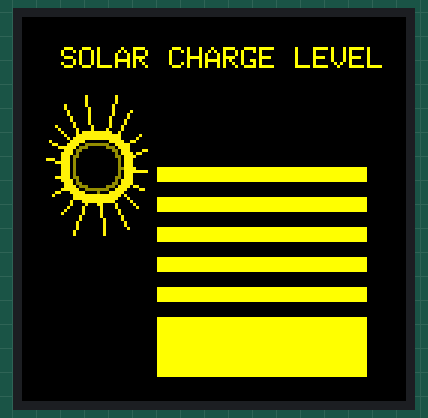
This sketch was run on a simulated Arduino Uno, built with avr-gcc and run on an emulated ATmega328P. On the bench: 128×128 colour display.

Above: at 0.7 s.
At 2.7 s:
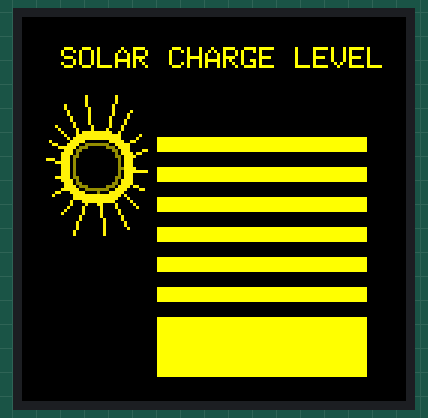

The sketch:

sketchDisplay.ino
```cpp
// we replicated the display that wall e had in the original movie

#include <SPI.h>
#include <Adafruit_GFX.h>
#include <TFT_ILI9163C.h>
#include <stdio.h>
// Color definitions
#define BLACK   0x0000
#define BLUE    0x001F
#define RED     0xF800
#define GREEN   0x07E0
#define CYAN    0x07FF
#define MAGENTA 0xF81F
#define YELLOW  0xFFE0
#define YELLOW2 0xFF81
#define PALEYELLOW 0xBDA1
#define PALEYELLOW2 0x9460
#define WHITE   0xFFFF

#define __CS 10
#define __DC 9

TFT_ILI9163C display = TFT_ILI9163C(__CS, 8, __DC);
class point {
  public:
    int x;
    int y;
    point(int x = 0, int y = 0) {
      this->x = x;
      this->y = y;
    }

};

void drawCircle(int x, int y, int radius, int color)
{
  for (int i = 0; i < 360; i++)
  {
    double radians = i * PI / 180;
    double px = x + radius * cos(radians);
    double py = y + radius * sin(radians);
    display.drawPixel(px, py, color);
  }
}


// Function to find the line given two points
int getXOnLine(int Y, int ax, int ay, int bx, int by)
{
  double a = by - ay;
  double b = ax - bx;
  double c = a * (ax) + b * (ay);

  //line ecuation: ax + by = c
  //if we want x = (c-by) / a
  //if we want y = (c-ax) / b
  /*Serial.println(ax);
    Serial.println(ay);
    Serial.println(bx);
    Serial.println(by);*/

  return (c - b * Y) / a;
}
int getYOnLine(int X, int ax, int ay, int bx, int by)
{
  double a = by - ay;
  double b = ax - bx;
  double c = a * (ax) + b * (ay);
  //line ecuation: ax + by = c
  //if we want x = (c-by) / a
  //if we want y = (c-ax) / b
  return (c - a * X) / b;
}

void drawSunWaves(int x, int y, int radius, int color)
{
  int waveLen = 5;
  int smallWaveLen = 3;
  for (int i = 5; i < 360; i += 20)
  {
    double radians = i * PI / 180;
    double px = x + radius * cos(radians);
    double py = y + radius * sin(radians);
    //int xOnLine = getXOnLine(py + 1, px, py, x, y);
    //int yOnLine = getYOnLine(px + 1, px, py, x, y);
    if (i > 0 && i < 85)
    {

      int yOnLine = getYOnLine(px + waveLen, px, py, x, y);
      display.drawLine(px, py, px + waveLen, yOnLine, color);
      /*Serial.println(py);
        Serial.println(px+1);
        Serial.println(yOnLine);*/

    }
    else if (i > 105 && i < 165)
    {
      int yOnLine = getYOnLine(px - waveLen, px, py, x, y);
      display.drawLine(px, py, px - waveLen, yOnLine, color);

    }
    else if (i > 180 &&  i < 265)
    {
      int yOnLine = getYOnLine(px - waveLen, px, py, x, y);
      display.drawLine(px, py, px - waveLen, yOnLine, color);
    }
    else if (i > 285 && i < 360)
    {
      int yOnLine = getYOnLine(px + waveLen, px, py, x, y);
      display.drawLine(px, py, px + waveLen, yOnLine, color);
    }
    else if (i == 285)
    {
      smallWaveLen = 3;
      int yOnLine = getYOnLine(px + smallWaveLen, px, py, x, y);
      display.drawLine(px, py, px + smallWaveLen, yOnLine, color);
    } else if (i == 265)
    {
      smallWaveLen = 2;
      int yOnLine = getYOnLine(px - smallWaveLen, px, py, x, y);
      display.drawLine(px, py, px - smallWaveLen, yOnLine, color);
    } else if (i == 165)
    {
      smallWaveLen = 2;
      int yOnLine = getYOnLine(px - smallWaveLen, px, py, x, y);
      display.drawLine(px, py, px - smallWaveLen, yOnLine, color);
    } else if (i == 105)
    {
      smallWaveLen = 4;
      int yOnLine = getYOnLine(px - smallWaveLen, px, py, x, y);
      display.drawLine(px, py, px - smallWaveLen, yOnLine, color);
    }

    // down line


  }
  int i = 84;
  double radians = i * PI / 180;
  double px = x + radius * cos(radians);
  double py = y + radius * sin(radians);
  int yOnLine = getYOnLine(px + 1, px, py, x, y);
  display.drawLine(px, py, px + 1, yOnLine, color);

}

void setup() {
  Serial.begin(9600);
  display.begin();
  display.clearScreen();
  display.setCursor(0, 0);

  // draw the solar light battery level

  //display.drawLine(0, 0, 50, 50, RED);
  display.fillRect(45, 100, 70, 20, YELLOW);
  display.fillRect(45, 90, 70, 5, YELLOW);
  display.fillRect(45, 80, 70, 5, YELLOW);
  display.fillRect(45, 70, 70, 5, YELLOW);
  display.fillRect(45, 60, 70, 5, YELLOW);
  display.fillRect(45, 50, 70, 5, YELLOW);
  display.fillRect(45, 40, 70, 5, YELLOW);

  // display the sun drawing from on the display
  drawCircle(25, 50, 12, YELLOW2);
  drawCircle(25, 50, 11, YELLOW2);
  drawCircle(25, 50, 10, YELLOW2);
  //drawCircle(20, 25, 13, PALEYELLOW);

  drawCircle(25, 50, 8, PALEYELLOW2);
  drawSunWaves(25, 50, 12, YELLOW2);

  display.setCursor(13, 10);
  display.setTextColor(YELLOW);
  display.print("SOLAR CHARGE LEVEL");
}

void loop() {

  // turns on and off the line that shows how high the solar light level is
  display.fillRect(45, 40, 70, 5, BLACK);
  delay(2000);
  display.fillRect(45, 40, 70, 5, YELLOW);
  delay(2000);

}
```

Measured:
- what the display in image 1 shows lasts 2.0 s, from 2.7 s to 4.7 s
